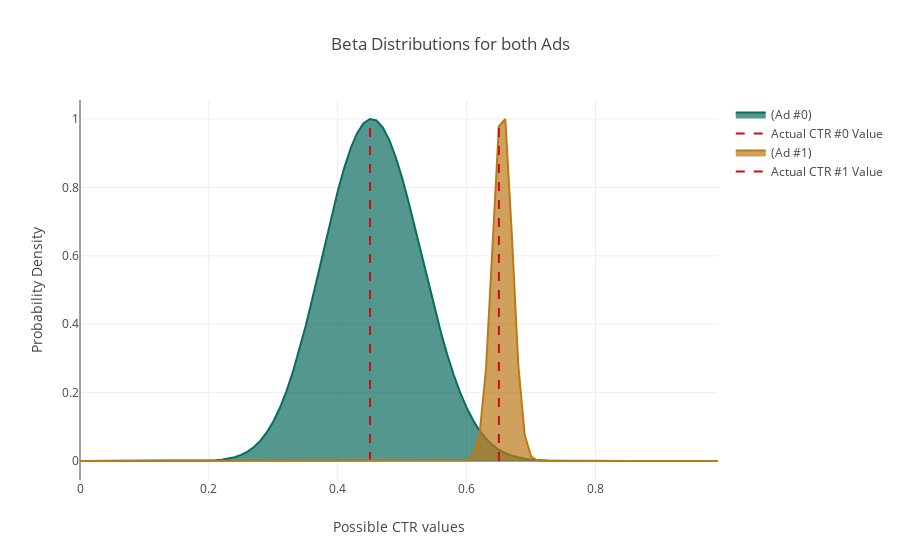

This figure's notebook cell:
### Code cell
## plot the Beta distributions
x = np.arange (0, 1, 0.01)
y = beta.pdf(x, priors[0]+clicks[0], priors[1] + impressions[0] - clicks[0])
y /= y.max() ## normalize

data1 = go.Scatter(x=x,
                   y=y,
                   name='(Ad #0)',
                   marker = dict(color=('rgba(10, 108, 94, 1)')),
                   fill='tozeroy',
                   fillcolor = 'rgba(10, 108, 94, .7)')

data2 = go.Scatter(x = [actual_ctr[0]] * 2,
                   y = [0, 1],
                   name = 'Actual CTR #0 Value',
                   mode='lines',
                   line = dict(
                       color = ('rgb(205, 12, 24)'),
                       width = 2,
                       dash = 'dash'))

y = beta.pdf(x, priors[0]+clicks[1], priors[1] + impressions[1] - clicks[1])
y /= y.max()

data3 = go.Scatter(x=x,
                   y=y,
                   name='(Ad #1)',
                   marker = dict(color=('rgba(187, 121, 24, 1)')),
                   fill='tozeroy',
                   fillcolor = 'rgba(187, 121, 24, .7)')

data4 = go.Scatter(x = [actual_ctr[1]] * 2,
                   y = [0, 1],
                   name = 'Actual CTR #1 Value',
                   mode='lines',
                   line = dict(
                       color = ('rgb(205, 12, 24)'),
                       width = 2,
                       dash = 'dash'))

layout = go.Layout(title='Beta Distributions for both Ads',
                   xaxis={'title': 'Possible CTR values'},
                   yaxis={'title': 'Probability Density'})

fig = go.Figure(data=[data1, data2, data3, data4], layout=layout)

# fig = tools.make_subplots(rows=1, cols=2, print_grid=False, shared_xaxes=False,
#                           subplot_titles=('Beta Distribution (Ad #0)','Beta Distribution (Ad #1)'))

# fig.append_trace(data1, 1, 1)
# fig.append_trace(data2, 1, 1)
# fig.append_trace(data3, 1, 2)
# fig.append_trace(data4, 1, 2)

# fig['layout'].update(showlegend=False)

iplot(fig, show_link=False)

### Figure 1 — Plotly figure (JSON) as saved in the notebook; plotly's stock layout.template omitted (floating-point values rounded to 4 significant figures)
{"data": [{"fill": "tozeroy", "fillcolor": "rgba(10, 108, 94, .7)", "marker": {"color": "rgba(10, 108, 94, 1)"}, "name": "(Ad #0)", "type": "scatter", "x": [0, 0.01, 0.02, 0.03, 0.04, 0.05, 0.06, 0.07, 0.08, 0.09, 0.1, 0.11, 0.12, 0.13, 0.14, 0.15, 0.16, 0.17, 0.18, 0.19, 0.2, 0.21, 0.22, 0.23, 0.24, 0.25, 0.26, 0.27, 0.28, 0.29, 0.3, 0.31, 0.32, 0.33, 0.34, 0.35, 0.36, 0.37, 0.38, 0.39, 0.4, 0.41, 0.42, 0.43, 0.44, 0.45, 0.46, 0.47, 0.48, 0.49, 0.5, 0.51, 0.52, 0.53, 0.54, 0.55, 0.56, 0.57, 0.58, 0.59, 0.6, 0.61, 0.62, 0.63, 0.64, 0.65, 0.66, 0.67, 0.68, 0.69, 0.7, 0.71, 0.72, 0.73, 0.74, 0.75, 0.76, 0.77, 0.78, 0.79, 0.8, 0.81, 0.82, 0.83, 0.84, 0.85, 0.86, 0.87, 0.88, 0.89, 0.9, 0.91, 0.92, 0.93, 0.94, 0.95, 0.96, 0.97, 0.98, 0.99], "y": [0, 2.886e-26, 1.198e-20, 2.097e-17, 3.908e-15, 2.132e-13, 5.339e-12, 7.809e-11, 7.699e-10, 5.613e-09, 3.223e-08, 1.524e-07, 6.14e-07, 2.16e-06, 6.769e-06, 1.919e-05, 4.981e-05, 0.0001197, 0.0002682, 0.0005651, 0.001125, 0.002129, 0.003844, 0.006649, 0.01105, 0.0177, 0.02738, 0.04102, 0.0596, 0.08416, 0.1157, 0.1549, 0.2024, 0.2583, 0.3223, 0.3935, 0.4704, 0.5512, 0.6332, 0.7136, 0.7893, 0.8573, 0.9145, 0.9586, 0.9875, 1, 0.9956, 0.9746, 0.9382, 0.8881, 0.8267, 0.7568, 0.6811, 0.6027, 0.5242, 0.4481, 0.3764, 0.3105, 0.2515, 0.1999, 0.1559, 0.1192, 0.08935, 0.06557, 0.0471, 0.03308, 0.0227, 0.0152, 0.009925, 0.006311, 0.003902, 0.002343, 0.001363, 0.0007676, 0.0004173, 0.0002185, 0.0001099, 5.293e-05, 2.433e-05, 1.063e-05, 4.396e-06, 1.711e-06, 6.228e-07, 2.106e-07, 6.557e-08, 1.861e-08, 4.754e-09, 1.077e-09, 2.123e-10, 3.557e-11, 4.912e-12, 5.37e-13, 4.402e-14, 2.506e-15, 8.862e-17, 1.636e-18, 1.178e-20, 1.919e-23, 2.078e-27, 3.004e-34]}, {"line": {"color": "rgb(205, 12, 24)", "dash": "dash", "width": 2}, "mode": "lines", "name": "Actual CTR #0 Value", "type": "scatter", "x": [0.45, 0.45], "y": [0, 1]}, {"fill": "tozeroy", "fillcolor": "rgba(187, 121, 24, .7)", "marker": {"color": "rgba(187, 121, 24, 1)"}, "name": "(Ad #1)", "type": "scatter", "x": [0, 0.01, 0.02, 0.03, 0.04, 0.05, 0.06, 0.07, 0.08, 0.09, 0.1, 0.11, 0.12, 0.13, 0.14, 0.15, 0.16, 0.17, 0.18, 0.19, 0.2, 0.21, 0.22, 0.23, 0.24, 0.25, 0.26, 0.27, 0.28, 0.29, 0.3, 0.31, 0.32, 0.33, 0.34, 0.35, 0.36, 0.37, 0.38, 0.39, 0.4, 0.41, 0.42, 0.43, 0.44, 0.45, 0.46, 0.47, 0.48, 0.49, 0.5, 0.51, 0.52, 0.53, 0.54, 0.55, 0.56, 0.57, 0.58, 0.59, 0.6, 0.61, 0.62, 0.63, 0.64, 0.65, 0.66, 0.67, 0.68, 0.69, 0.7, 0.71, 0.72, 0.73, 0.74, 0.75, 0.76, 0.77, 0.78, 0.79, 0.8, 0.81, 0.82, 0.83, 0.84, 0.85, 0.86, 0.87, 0.88, 0.89, 0.9, 0.91, 0.92, 0.93, 0.94, 0.95, 0.96, 0.97, 0.98, 0.99], "y": [0, 0, 0, 0, 0, 0, 0, 0, 0, 0, 0, 0, 0, 3.437e-309, 1.234e-290, 1.706e-273, 1.374e-257, 9.038e-243, 6.428e-229, 6.247e-216, 1.011e-203, 3.229e-192, 2.35e-181, 4.42e-171, 2.396e-161, 4.12e-152, 2.444e-143, 5.387e-135, 4.713e-127, 1.736e-119, 2.837e-112, 2.156e-105, 7.952e-99, 1.478e-92, 1.434e-86, 7.49e-81, 2.166e-75, 3.56e-70, 3.402e-65, 1.931e-60, 6.637e-56, 1.405e-51, 1.863e-47, 1.568e-43, 8.486e-40, 2.989e-36, 6.922e-33, 1.064e-29, 1.094e-26, 7.58e-24, 3.561e-21, 1.141e-18, 2.501e-16, 3.766e-14, 3.906e-12, 2.794e-10, 1.38e-08, 4.703e-07, 1.105e-05, 0.0001787, 0.001982, 0.01503, 0.07743, 0.2696, 0.6298, 0.9782, 1, 0.6652, 0.2841, 0.07673, 0.01288, 0.001318, 8.041e-05, 2.852e-06, 5.716e-08, 6.267e-10, 3.623e-12, 1.059e-14, 1.49e-17, 9.562e-21, 2.623e-24, 2.855e-28, 1.131e-32, 1.471e-37, 5.564e-43, 5.291e-49, 1.061e-55, 3.612e-63, 1.597e-71, 6.529e-81, 1.595e-91, 1.307e-103, 1.647e-117, 1.067e-133, 7.121e-153, 4.063e-176, 3.051e-205, 1.205e-243, 5.865e-299, 0]}, {"line": {"color": "rgb(205, 12, 24)", "dash": "dash", "width": 2}, "mode": "lines", "name": "Actual CTR #1 Value", "type": "scatter", "x": [0.65, 0.65], "y": [0, 1]}], "layout": {"title": "Beta Distributions for both Ads", "xaxis": {"title": "Possible CTR values"}, "yaxis": {"title": "Probability Density"}}}
